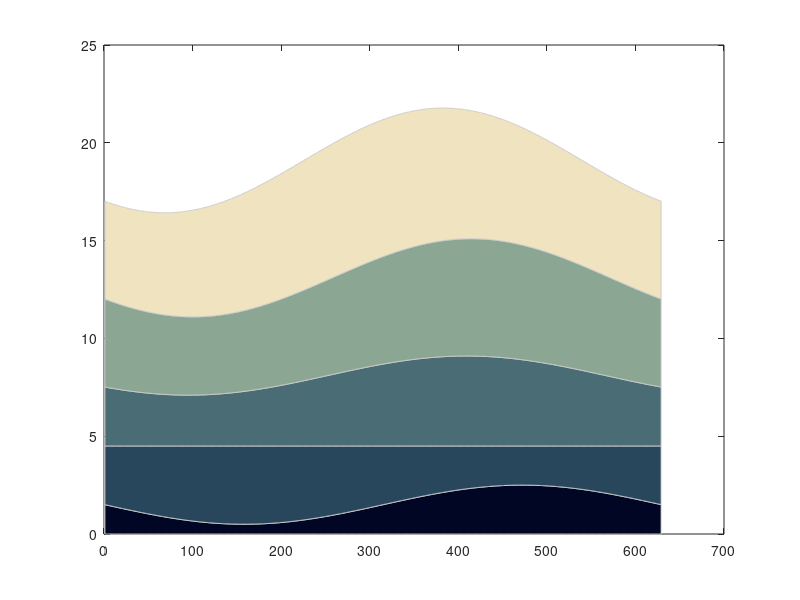

Reproduce this figure in MATLAB.
clc
clear all
close all
t=-pi:0.01:pi;
y1=sin(t)+1.5;
y2=sin(t+pi)+3;
y3=sin(t+pi/5)+3.6;
y4=sin(t+pi/6)+5;
y5=cos(t)+6;
y=[y1',y2',y3',y4',y5'];
figure
h=area(y);
set(h(1),'FaceColor',[0,6,35]/255,'edgecolor',[.8,.8,.8]);
set(h(2),'FaceColor',[40,71,92]/255,'edgecolor',[.8,.8,.8]);
set(h(3),'FaceColor',[74,108,116]/255,'edgecolor',[.8,.8,.8]);
set(h(4),'FaceColor',[139,166,147]/255,'edgecolor',[.8,.8,.8]);
set(h(5),'FaceColor',[240,227,192]/255,'edgecolor',[.8,.8,.8]);
